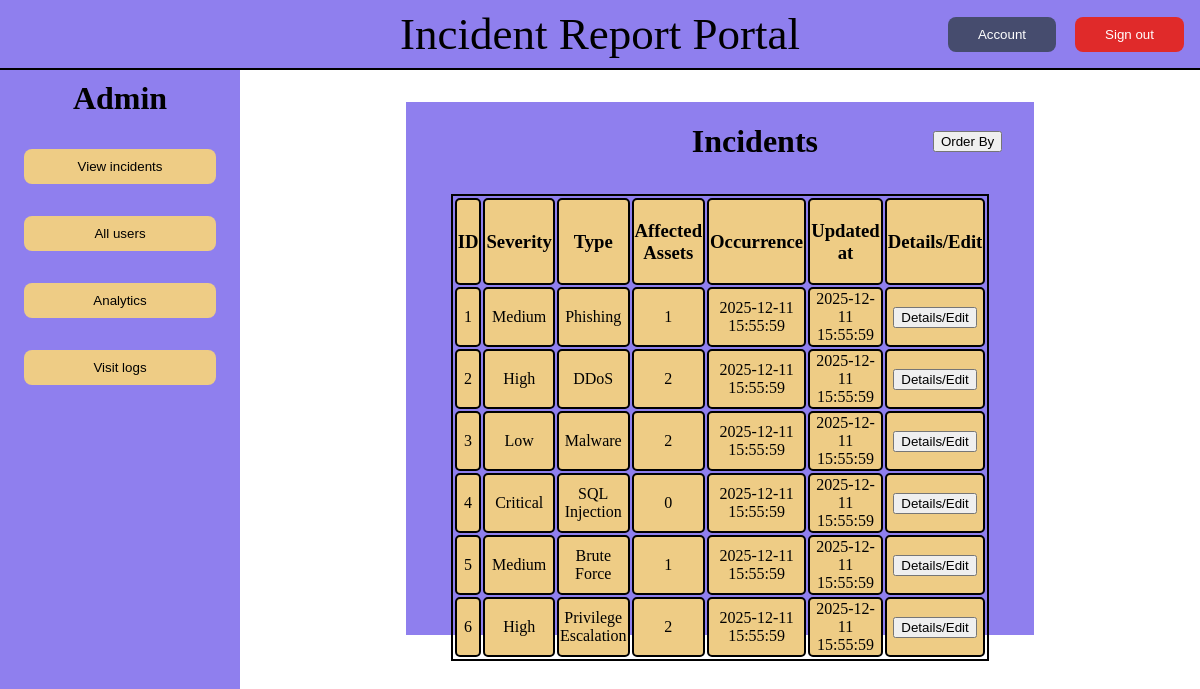
Screenshot of /pages/admin/incidents.php (signed in) with the database file from the repository.
### tables this page shows
CREATE TABLE incident (
    incident_id INT AUTO_INCREMENT PRIMARY KEY,
    severity_id INT NOT NULL,
    incident_type_id INT NOT NULL,
    description TEXT,
    occurrence_datetime DATETIME NOT NULL,
    updated_at DATETIME DEFAULT CURRENT_TIMESTAMP,
    FOREIGN KEY (severity_id) REFERENCES severity(severity_id),
    FOREIGN KEY (incident_type_id) REFERENCES incident_type(incident_type_id)
);

CREATE TABLE severity (
    severity_id INT AUTO_INCREMENT PRIMARY KEY,
    severity VARCHAR(30) NOT NULL
);

CREATE TABLE incident_type (
    incident_type_id INT AUTO_INCREMENT PRIMARY KEY,
    incident_type VARCHAR(100)
);

### pages/admin/incidents.php (the view, shortened to what this page needs)
<?php
require_once "../../includes/db.php";
$incident_query = "SELECT * FROM incident";
$incident = $mysqli->query($incident_query);
$incident_row = "";
while ($row = $incident->fetch_object()) {
  $severity_result = $mysqli->query("SELECT severity FROM severity WHERE severity_id = {$row->severity_id}");
  $severity = $severity_result->fetch_object()->severity;
  $incident_type_result = $mysqli->query("SELECT incident_type FROM incident_type WHERE incident_type_id = {$row->incident_type_id}");
  $incident_type = $incident_type_result->fetch_object()->incident_type;
  $asset_result = $mysqli->query("SELECT COUNT(*) FROM incident_asset WHERE incident_id = {$row->incident_id}");
  $asset_count = $asset_result->fetch_object()->{"COUNT(*)"};
  $incident_row .= "
        <tr>
          <td>{$row->incident_id}</td>
          <td>{$severity}</td>
          <td>{$incident_type}</td>
          <td>{$asset_count}</td>
          <td>{$row->occurrence_datetime}</td>
          <td>{$row->updated_at}</td>
          <td>
            <button>Details/Edit</button>
          </td>
        </tr>";
}
$content = <<<HTML
<div class="incident_container">
  <div class="headers">
    <h1 style="margin-left: 45%;">Incidents</h1>
    <button id="order_by">Order By</button>
  </div>
  <div class="table_container">
    <table>
      <tbody>
        <tr>
          <th>
            <h3>ID</h3>
          </th>
          <th>
            <h3>Severity</h3>
          </th>
          <th>
            <h3>Type</h3>
          </th>
          <th>
            <h3>Affected Assets</h3>
          </th>
          <th>
            <h3>Occurrence</h3>
          </th>
          <th>
            <h3>Updated at</h3>
          </th>
          <th>
            <h3>Details/Edit</h3>
          </th>
        </tr>
        $incident_row
      </tbody>
    </table>
  </div>
</div>
HTML;
require "../../includes/layout.php";

### css/main.css (style rules this page uses)
body { display: grid; grid-template-columns: 15rem auto; grid-template-rows: auto 1fr; height: 100vh; width: 100vw; margin: 0; }

### css/incidents.css (style rules this page uses)
.incident_container { background-color: var(--primary-bg-color); width: 70%; height: 80%; display: flex; flex-direction: column; align-items: center; }
.headers { display: flex; justify-content: space-between; align-items: center; width: 90%; }
#order_by { margin-left: 30px; }
.table_container { width: 90%; height: 80%; display: flex; flex-direction: column; align-items: center; padding: 12px; }
table { border: 2px solid black; width: 90%; }
table th, table td { text-align: center; vertical-align: middle; }
th, td { border: 2px solid black; background-color: var(--primary-bt-color); border-radius: 5px; }

### css/global.css (style rules this page uses)
:root { --primary-bg-color: #8f7fee; --primary-bg-hover-color: #7541ef; --primary-bt-color: #eecc85; --primary-bt-hover-color: #e6b863; --primary-bt-delete-color: #e02a2a; --primary-bt-delete-hover-color: #b32222; }

### rows the page displays
incident: incident_id "1", severity.severity "Medium", incident_type.incident_type "Phishing", asset_count "1", occurrence_datetime "2025-12-11 15:55:59", updated_at "2025-12-11 15:55:59"
incident: incident_id "2", severity.severity "High", incident_type.incident_type "DDoS", asset_count "2", occurrence_datetime "2025-12-11 15:55:59", updated_at "2025-12-11 15:55:59"
incident: incident_id "3", severity.severity "Low", incident_type.incident_type "Malware", asset_count "2", occurrence_datetime "2025-12-11 15:55:59", updated_at "2025-12-11 15:55:59"
incident: incident_id "4", severity.severity "Critical", incident_type.incident_type "SQL Injection", asset_count "0", occurrence_datetime "2025-12-11 15:55:59", updated_at "2025-12-11 15:55:59"
incident: incident_id "5", severity.severity "Medium", incident_type.incident_type "Brute Force", asset_count "1", occurrence_datetime "2025-12-11 15:55:59", updated_at "2025-12-11 15:55:59"
incident: incident_id "6", severity.severity "High", incident_type.incident_type "Privilege Escalation", asset_count "2", occurrence_datetime "2025-12-11 15:55:59", updated_at "2025-12-11 15:55:59"
